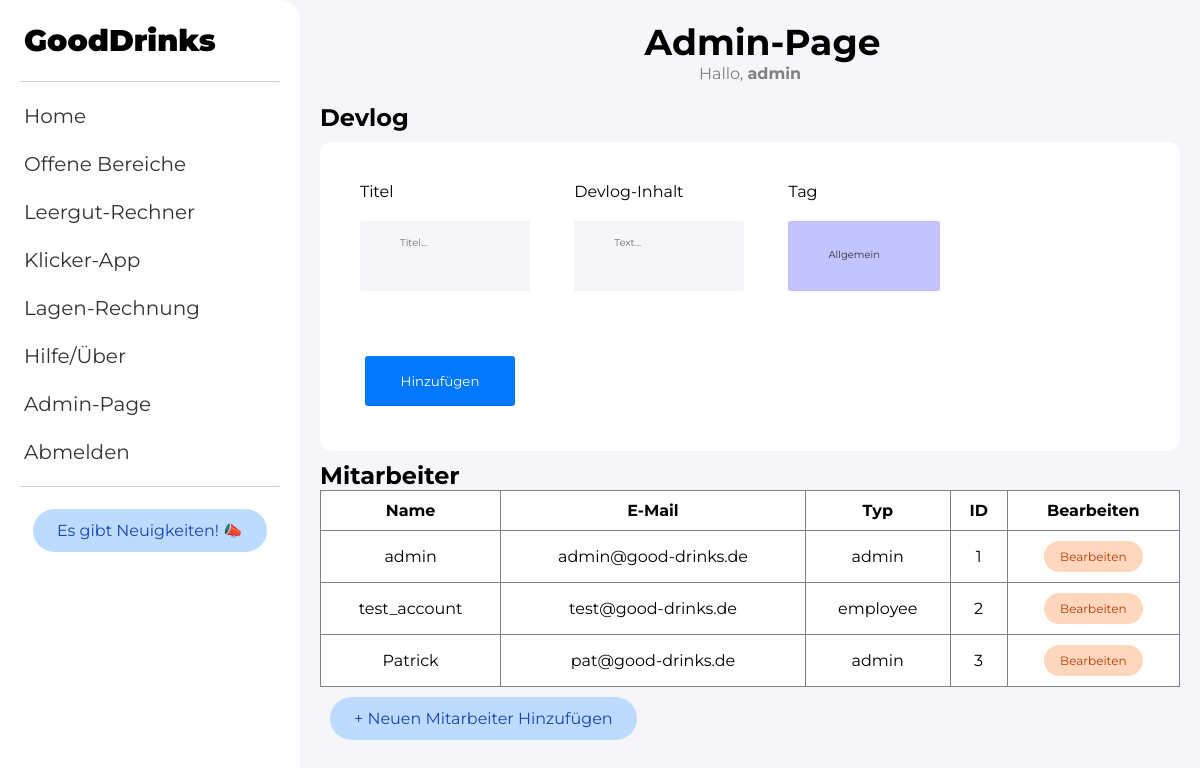
Page /admin (signed in) on the earlier database version.
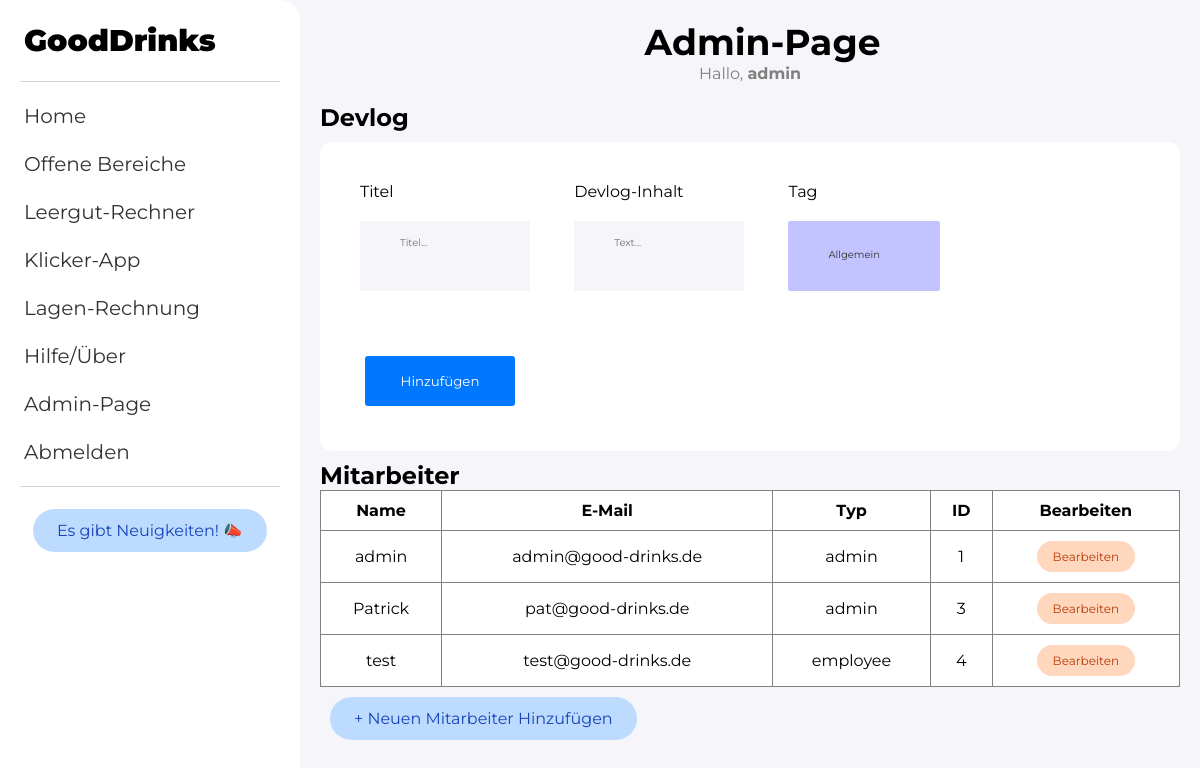
Same page on the later database version.
### website/models.py (models this page shows)
class User(db.Model, UserMixin):
   id = db.Column(db.Integer, primary_key=True)
   email = db.Column(db.String(150), unique=True)
   password = db.Column(db.String(150))
   first_name = db.Column(db.String(150))
   user_state = db.Column(db.String(150), default="employee")
   notes = db.relationship('Note')

### website/views.py (the view, shortened to what this page needs)
@views.route("/admin", methods=["GET", "POST"])
@login_required
def admin():
    result = User.query.all()
    if current_user.user_state == "admin":
        return render_template("admin.html", user=current_user, users = result, current_user=current_user)
    else: render_template("login.html")

### website/__init__.py (called while the page is built)
def create_app():
    app = Flask(__name__)
    app.config['SECRET_KEY'] = "flkjFSA23F!s32wdfg32"
    app.config['SQLALCHEMY_DATABASE_URI'] = f'sqlite:///{DB_NAME}'
    user_db.init_app(app)
    login_manager = LoginManager()
    login_manager.login_view = 'auth.login'
    login_manager.init_app(app)
    from .views import views
    from .auth import auth
    app.register_blueprint(views, url_prefix="/")
    app.register_blueprint(auth, url_prefix="/")
    from .models import User, Note
    create_database(app)
    @login_manager.user_loader
    def load_user(id):
        return User.query.get(int(id))
    return app

### website/templates/admin.html (shortened to what this page needs)
{% extends 'base.html' %}
{% block content %}
<div class="wrap">
    <div style="margin-bottom: 20px; text-align: center;">
        <h1 class="header">Admin-Page</h1>
        <p class="grey_text">Hallo, <b>{{ current_user.first_name }}</b></p>
    </div>
    <form method="POST">
        <h2>Devlog</h2>
        <div class="devlog_div">
            <div>
                <p>Titel</p>
                <textarea name="title" id="title" class="form-control" placeholder="Titel..."></textarea>
            </div>
            <div>
                <p>Devlog-Inhalt</p>
                <textarea name="note" id="note" class="form-control" placeholder="Text..."></textarea>
            </div>
            <div>
                <p>Tag</p>
                <SELECT name="status" id="status">
                    <option value="allgemein">Allgemein</option>
                </SELECT>
            </div>
            <div>
                <button type="submit" id="submit" class="submit-button">Hinzufügen</button>
            </div>
        </div>
    </form>
    <div class="users">
        <h2>Mitarbeiter</h2>
        <div class="scroll">
            <table>
                <tr>
                    <th>Name</th>
                    <th>E-Mail</th>
                    <th>Typ</th>
                    <th>ID</th>
                    <th>Bearbeiten</th>
                </tr>
                {% for account in users %}
                <tr>
                    <td>{{ account.first_name }}</td>
                    <td>{{ account.email }}</td>
                    <td>{{ account.user_state }}</td>
                    <td>{{ account.id }}</td>
                    <td><p style="margin: 0 auto;"><a style="margin: 0 auto;" class="edit_user" href="/edit/{{ account.id }}">Bearbeiten</a></p></td>
                </tr>
                {% endfor %}
            </table>
        </div>
        <a class="menu__item_ann" href="/sign-up">+ Neuen Mitarbeiter Hinzufügen</a>
    </div>
</div>
{% endblock %}

### website/templates/base.html (shortened to what this page needs)
<html>
    <head>
        <link rel="stylesheet" href="{{ url_for('static', filename='index.css') }}">
        <link rel="stylesheet" href="path/to/font-awesome/css/font-awesome.min.css">
        <link href='https://css.gg/css' rel='stylesheet'>
    </head>
    <nav>
        <div class="nav_elements">
            <div class="nav_burger">
                <div class="hamburger-menu">
                    <ul class="menu__box">
                        <h1 class="navtext"><a href="/">GoodDrinks</a></h1>
                        <div class="divline"></div>
                        <li><a class="menu__item" href="/">Home</a></li>
                        <li><a class="menu__item" href="/offene-bereiche">Offene Bereiche</a></li>
                        <li><a class="menu__item" href="/funktion-eins">Leergut-Rechner</a></li>
                        <li><a class="menu__item" href="/funktion-zwei">Klicker-App</a></li>
                        <li><a class="menu__item" href="/funktion-drei">Lagen-Rechnung</a></li>
                        <li><a class="menu__item" href="/hilfe">Hilfe/Über</a></li>
                        {% if current_user.user_state == "admin" %}
                        <li><a class="menu__item" href="/admin">Admin-Page</a></li>
                        {% endif %}
                        {% if not current_user.is_authenticated %}
                        <li><a class="menu__item" href="/login">Anmelden</a></li>
                        {% else %}
                        <li><a class="menu__item" href="/logout">Abmelden</a></li>
                        {% endif %}
                        <div class="divline"></div>
                        <li><a class="menu__item_ann" style="display:block; margin: 0 auto; margin-top: 22px;" href="/blog">Es gibt Neuigkeiten! 📣</a></li>
                      </ul>
                    </div>
              </div>
          </div>
      </nav>
      <body>
          <div class="container">{% block content %} {% endblock %}</div>
      </body>
</html>

### website/static/index.css (style rules this page uses)
* { padding: 0; margin: 0; box-sizing: border-box; line-break: auto; font-family: 'Montserrat', sans-serif; }
html { font-size: 62.5%; background-color: #F5F5FA; }
body { font-size: 1.6rem; background: var(--main-bg); }
.grey_text { color: gray; }
.wrap { margin: 20px; }
nav { background-color: none; width: 100%; }
.nav_elements { font-family: 'Montserrat', sans-serif; margin: 15px; }
.nav_burger { margin-top: 5px; width: 30px; float: left; font-weight: 900; }
.menu__box { z-index: 30; display: block; position: fixed; top: 0 !important; left: -100%; width: 300px; height: 100%; margin: 0; padding: 80px 0; list-style: none; background-color: #ffffff; border-top-right-radius: 20px; border-bottom-right-radius: 20px; }
.menu__item { display: block; padding: 12px 24px; color: #333; font-size: 20px; font-weight: 400; width: 100%; text-decoration: none; transition-duration: .25s; }
.menu__item_ann, .menu__item_ann1, .menu__item_ann2 { display: inline-block; padding: 12px 24px; margin: 10px; font-weight: 400; text-decoration: none; transition-duration: .25s; border-radius: 50px; width: fit-content; }
.menu__item_ann { color: #1744b8; background-color: #bcdbff; }
@media screen and (min-width: 960px) { .menu__box { left: 0 !important; display: block; position: fixed; padding: 10px 0; } }
@media screen and (min-width: 960px) { body { margin-left: 300px; } }
.navtext { padding: 12px 24px; font-weight: 900; font-size: 30px; }
.navtext a { text-decoration: none; color: black; }
h1 { font-family: 'Montserrat', sans-serif; font-size: 36px; margin-bottom: 10px; }
.header { margin: 0; padding: 0; display: block; left: 0; }
.submit-button { font-family: 'Montserrat', sans-serif; background-color: #0077FF; color: white; border: none; width: 150px; height: 50px; border-radius: 3px; margin: 5px; }
.divline { height: 1px; margin-left: 20px; margin-right: 20px; border: none; background-color: lightgrey; margin-top: 10px; margin-bottom: 10px; border-radius: 3px; }
.angelegter_bereich p, h1, h2, h3 { margin: 0 auto; font-family: 'Montserrat', sans-serif; background: none; }
.gesch_bereich p, h1, h2, h3 { margin: 0 auto; font-family: 'Montserrat', sans-serif; background: none; }
.users { margin-top: 10px; margin-bottom: 10px; }
table { overflow-x: auto; width: 100%; border: 1px solid; border-color: gray; border-collapse: collapse; background-color: white; border-radius: 10px; }
table tr { margin: 0 auto; padding: 10px; }
table td { border: 1px solid; border-color: gray; border-collapse: collapse; text-align: center; padding: 10px; }
table th { border: 1px solid; border-color: gray; border-collapse: collapse; text-align: center; padding: 10px; }
div.scroll { overflow: auto; white-space: nowrap; }
.edit_user { display: block; padding: 8px 16px; font-size: 12px; text-decoration: none; transition-duration: .25s; border-radius: 50px; width: fit-content; color: #b83c0c; background-color: #ffd7bc; }
.devlog_div { background-color: #ffffff; margin-top: 10px; max-width: fit-content; width: 100%; text-align: left; padding: 20px; border-radius: 12px; transition: all 0.2s ease; }
.devlog_div div { margin: 10px; display: inline-block; vertical-align: middle; background: none; padding: 10px; }
.devlog_div p { margin: 0 auto; font-family: 'Montserrat', sans-serif; background: none; }
textarea { color: #333; font-size: 1rem; margin-top: 20px; margin-bottom: 20px; padding: 1.5rem 4rem; order: none; border-radius: 0.2rem; background-color: #F5F5FA; border: none; height: 80px; width: 100%; display: block; border-bottom: 0.3rem solid transparent; transition: all 0.3s; max-width: 17em; max-height: 7em; resize: none; }
select { color: #333; font-size: 1rem; margin-top: 20px; margin-bottom: 20px; padding: 1.5rem 4rem; order: none; border-radius: 0.2rem; background-color: #c3c3ff; border: none; height: 80px; width: 100%; display: block; border-bottom: 0.3rem solid transparent; transition: all 0.3s; max-width: 17em; max-height: 7em; resize: none; -webkit-appearance: none; -moz-appearance: none; }

Differences in the rows shown:
removed User: first_name "test_account", email "test@good-drinks.de", user_state "employee", id "2"
added User: first_name "test", email "test@good-drinks.de", user_state "employee", id "4"
